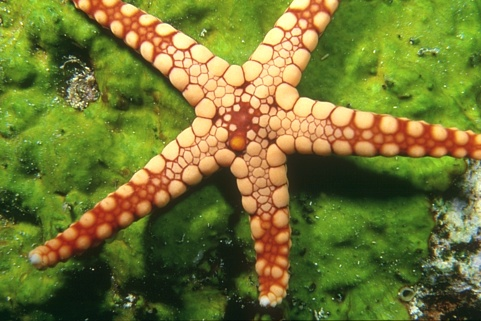
#> input picture resources/test3_3.jpg, 481 x 321 px
$ python canny_edge_detector.py
#> lines starting #> are read from the running program, lines starting #| are printed output that depends on the picture; after the words box and inside, x2 and y2 are one past the last pixel; in counts of white or black regions, pixels touching at a corner belong together
### tools/functions.py
"""
  filename      : functions
  author        : quanzhou.li
  date          : 2024/10/27
  Description   : 基本函数
"""
import math
import numpy as np

# 卷积
def conv_with_core(img, knl, pad = False):
    """
    卷积运算
    :param img: array格式的图片
    :param knl: 卷积核
    :param pad: 是否填充
    :return: 卷积后的输出
    """
    knl_height, knl_width = knl.shape
    if pad:
        pad_height = knl_height // 2
        pad_width = knl_width // 2
        img = np.pad(img, ((pad_height, pad_height), (pad_width, pad_width)), mode='edge')

    img_height, img_width = img.shape
    ret_height = img_height - knl_height + 1
    ret_width = img_width - knl_width + 1
    ret = np.zeros((ret_height, ret_width))
    for i in range(ret_height):
        for j in range(ret_width):
            rgn = img[i:i+knl_height, j:j+knl_width]
            ret[i, j] = np.sum(rgn * knl)
    return ret

# [18 lines left out: function median_filter, not called in this run]

# 激活函数
def sigmoid(x):
    return 1 / (1 + np.exp(-x))
def relu(x):
    return np.maximum(0, x)
def tanh(x):
    return np.tanh(x)

# 阈值函数
# [4 lines left out: function apply_threshold, not called in this run]

def clip_and_convert(func):
    def wrapper(*args, **kwargs):
        ret = func(*args, **kwargs)
        return np.clip(ret, 0, 255).astype(np.uint8)
    return wrapper

# log变换
# [4 lines left out: function T_log, not called in this run]

# 灰度反转
@clip_and_convert
def T_reverse(r):
    return 255 - r

# 线性变换
# [12 lines left out: function T_linear, not called in this run]

def gaussian_kernel(size, sigma):
    """生成高斯核"""
    kernel = np.zeros((size, size))
    mean = size // 2
    sum_val = 0.0

    for x in range(size):
        for y in range(size):
            kernel[x, y] = (1 / (2 * np.pi * sigma**2)) * \
                           np.exp(-((x - mean) ** 2 + (y - mean) ** 2) / (2 * sigma ** 2))
            sum_val += kernel[x, y]

    # 归一化
    kernel /= sum_val
    return kernel


def gaussian_filter(image, kernel_size=5, sigma=1.0):
    """对图像应用高斯滤波"""
    kernel = gaussian_kernel(kernel_size, sigma)
    return conv_with_core(image, kernel)

### tests/canny_edge_detector.py
"""
  filename      : canny_edge_detector
  author        : 13105
  date          : 2024/10/28
  Description   : canny边缘检测
"""

import numpy as np
from PIL import Image
import matplotlib.pyplot as plt
from tools import *


def canny_edge_detector(image, sigma=1.4, low_threshold=50, high_threshold=150):
    # 1. 高斯模糊(降噪处理)
    blurred = gaussian_filter(image, sigma=sigma)

    # 2. 计算梯度(使用sobel算子，3x3的卷积核)
    # Sobel算子
    sobel_x = np.array([[1, 0, -1],
                        [2, 0, -2],
                        [1, 0, -1]])
    sobel_y = np.array([[1, 2, 1],
                        [0, 0, 0],
                        [-1, -2, -1]])

    Gx = conv_with_core(blurred, sobel_x)
    Gy = conv_with_core(blurred, sobel_y)

    # 计算梯度幅值和方向
    gradient_magnitude = np.hypot(Gx, Gy)
    gradient_direction = np.arctan2(Gy, Gx) * (180.0 / np.pi) % 180  # 梯度方向

    # print("Gradient Magnitude Min:", gradient_magnitude.min())
    # print("Gradient Magnitude Max:", gradient_magnitude.max())

    # 3. 非极大值抑制
    height, width = gradient_magnitude.shape
    suppressed = np.zeros_like(gradient_magnitude)
    for i in range(1, height - 1):
        for j in range(1, width - 1):
            angle = gradient_direction[i, j]
            # 确定相邻像素的坐标
            q = r = 255  # 先假设相邻值为255
            # 0度方向
            if (0 <= angle < 22.5) or (157.5 <= angle <= 180):
                q = gradient_magnitude[i, j + 1]
                r = gradient_magnitude[i, j - 1]
            # 45度方向
            elif (22.5 <= angle < 67.5):
                q = gradient_magnitude[i + 1, j - 1]
                r = gradient_magnitude[i - 1, j + 1]
            # 90度方向
            elif (67.5 <= angle < 112.5):
                q = gradient_magnitude[i + 1, j]
                r = gradient_magnitude[i - 1, j]
            # 135度方向
            elif (112.5 <= angle < 157.5):
                q = gradient_magnitude[i - 1, j - 1]
                r = gradient_magnitude[i + 1, j + 1]
            # 非极大值抑制
            if (gradient_magnitude[i, j] >= q) and (gradient_magnitude[i, j] >= r):
                suppressed[i, j] = gradient_magnitude[i, j]
            else:
                suppressed[i, j] = 0
    # print("Suppressed Image:", suppressed)

    # 4. 双阈值处理
    strong_edges = (suppressed > high_threshold)
    thresholded_edges = np.zeros_like(suppressed)
    weak_edges = ((suppressed >= low_threshold) & (suppressed <= high_threshold))
    # print("Strong Edges Count:", np.sum(strong_edges))
    # print("Weak Edges Count:", np.sum(weak_edges))
    # 强边缘
    thresholded_edges[strong_edges] = 1

    # 弱边缘：连接强边缘
    for i in range(1, height - 1):
        for j in range(1, width - 1):
            if weak_edges[i, j] and (
                    strong_edges[i + 1, j] or strong_edges[i - 1, j] or
                    strong_edges[i, j + 1] or strong_edges[i, j - 1] or
                    strong_edges[i + 1, j + 1] or strong_edges[i - 1, j - 1] or
                    strong_edges[i + 1, j - 1] or strong_edges[i - 1, j + 1]):
                thresholded_edges[i, j] = 1
    # 5. 返回边缘图像
    return thresholded_edges


# 示例使用
if __name__ == "__main__":
    # 生成一个简单的测试图像
    image = Image.open('../resources/test3_3.jpg')
#> image is the input picture: PIL image 481x321 RGB; mean R, G, B 114.1, 118.7, 50.3

    r, g, b = image.split()
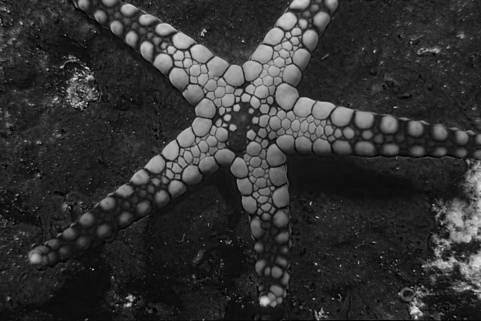
#> b: PIL image 481x321 L; min 0, max 235, mean 50.3
    r_array = np.array(r)
    g_array = np.array(g)
    b_array = np.array(b)
    l_array = np.array(image.convert('L'))

    # Canny边缘检测
    edges = canny_edge_detector(r_array)
#> after the loop in conv_with_core, `for i in range(ret_height):`:
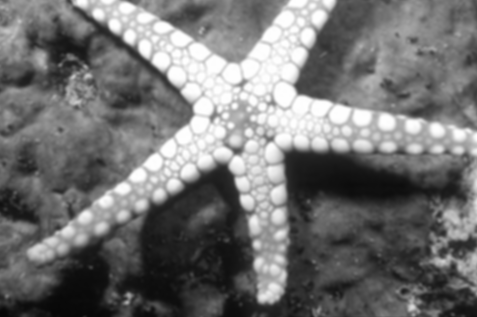
#> ret: shape (317, 477) float64; min 6.64, max 255, mean 114.4
#> call 3 of conv_with_core, with knl = array of shape (3, 3), pad = False
#> after the loop in conv_with_core (call 3), `for i in range(ret_height):`:
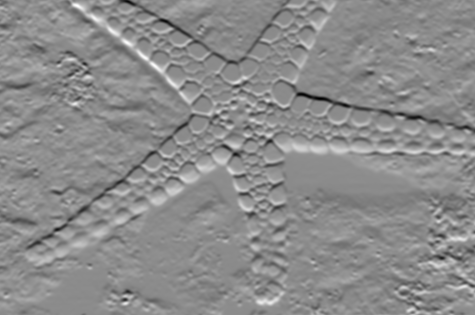
#> ret: shape (315, 475) float64; min -386.5, max 322.1, mean 2.4; drawn with min black and max white
#> in canny_edge_detector, `gradient_magnitude = np.hypot(Gx, Gy)`:
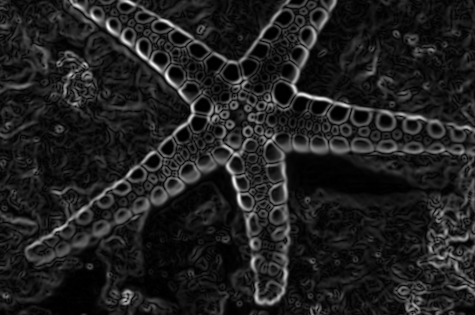
#> gradient_magnitude: shape (315, 475) float64; min 0.0356, max 417, mean 53; drawn with min black and max white
#> in canny_edge_detector, `gradient_direction = np.arctan2(Gy, Gx) * (180.0 / np.pi) % 180`:
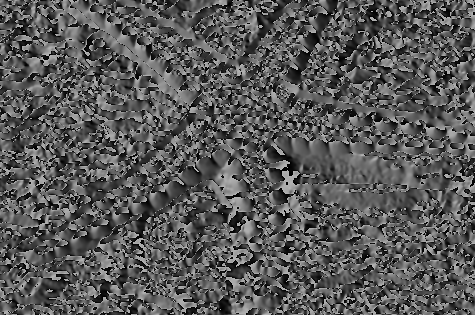
#> gradient_direction: shape (315, 475) float64; min 0.00108, max 180, mean 88.2
#> in canny_edge_detector, `strong_edges = (suppressed > high_threshold)`:
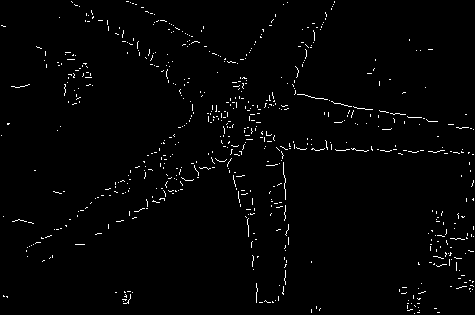
#> strong_edges: shape (315, 475) bool; 1.6% white in thin lines or dots
#> in canny_edge_detector, `weak_edges = ((suppressed >= low_threshold) & (suppressed <= high_thre..`: weak_edges: shape (315, 475) bool; 6.9% white in thin lines or dots
#> after the loop in canny_edge_detector, `for i in range(1, height - 1):`:
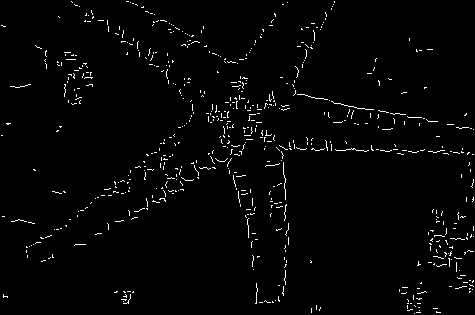
#> thresholded_edges: shape (315, 475) float64; values 0 (black) and 1 (white), 2% white in thin lines or dots
    # 高斯滤波
    # blurred_edges = gaussian_filter(edges, sigma=1, size=5)

    # 显示结果
    plt.figure(figsize=(8, 4))
    plt.subplot(1, 2, 1)
    plt.title('Original Image')
    plt.imshow(r_array, cmap='gray')
    plt.axis('off')

    plt.subplot(1, 2, 2)
    plt.title('Canny Edges')
    plt.imshow(edges, cmap='gray')
    plt.axis('off')

    plt.show()

$ run again, with resources/test3_2.jpg copied over resources/test3_3.jpg
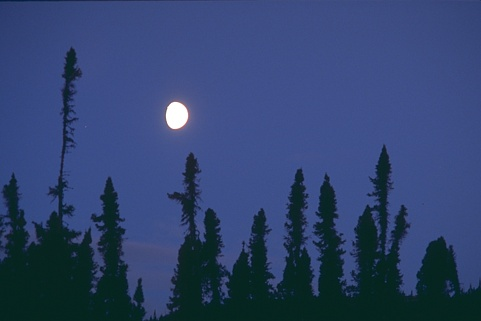
#> input picture resources/test3_2.jpg, 481 x 321 px
#> image is the input picture: PIL image 481x321 RGB; mean R, G, B 48.4, 67.4, 110
#> after the loop in conv_with_core (call 3), `for i in range(ret_height):`:
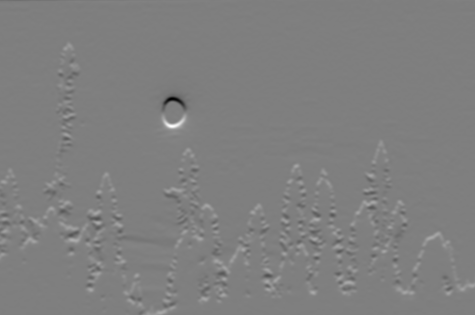
#> ret: shape (315, 475) float64; min -319, max 320.6, mean 1.3; drawn with min black and max white
#> strong_edges: shape (315, 475) bool; 0.04% white in thin lines or dots, all inside (x1, y1, x2, y2) = (162, 98, 186, 127)
#> in canny_edge_detector, `weak_edges = ((suppressed >= low_threshold) & (suppressed <= high_thre..`:
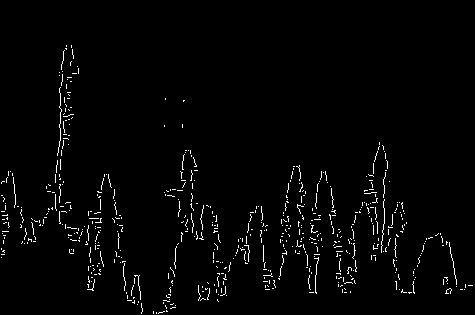
#> weak_edges: shape (315, 475) bool; 2.1% white in thin lines or dots, all inside (x1, y1, x2, y2) = (1, 45, 473, 314)
